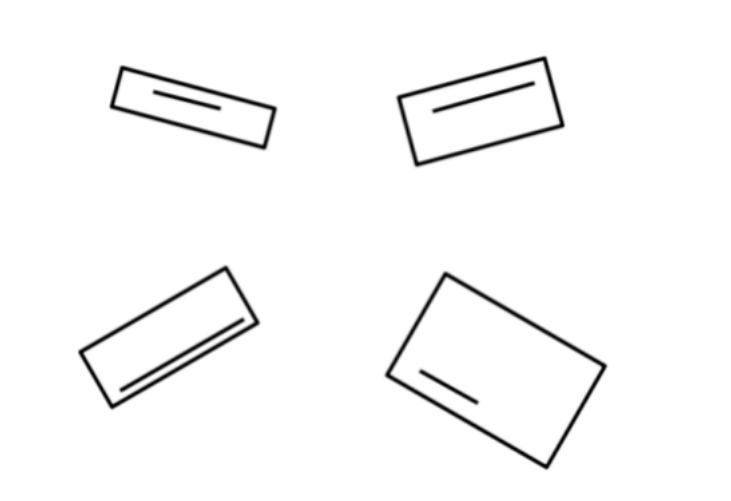
#> input picture Image/rectangles.png, 731 x 501 px
$ python reader.py
#> lines starting #> are read from the running program, lines starting #| are printed output that depends on the picture; after the words box and inside, x2 and y2 are one past the last pixel; in counts of white or black regions, pixels touching at a corner belong together
import cv2
import numpy as np

# Load your image (replace 'image_path.jpg' with your actual image path)
image = cv2.imread('Image/rectangles.png')
#> image is the input picture: shape (501, 731, 3); min 1, max 255, mean 248.6
gray = cv2.cvtColor(image, cv2.COLOR_BGR2GRAY)

# Detect edges using Canny
edges = cv2.Canny(gray, 50, 150)
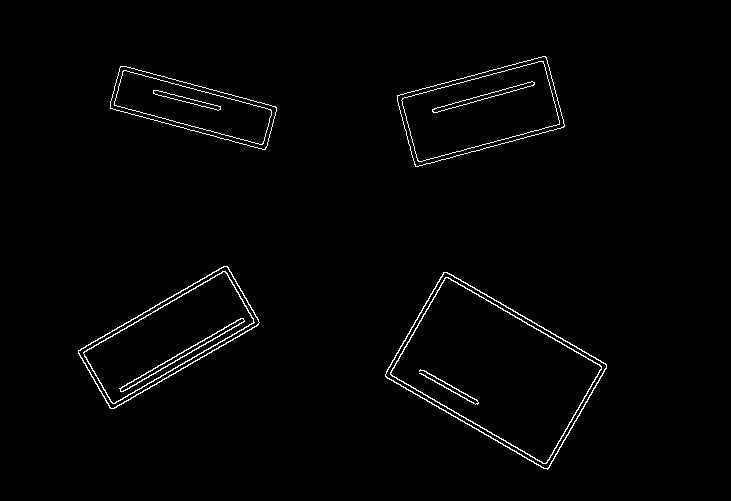
#> edges: shape (501, 731); 1.5% white in thin lines or dots, all inside (x1, y1, x2, y2) = (78, 56, 607, 470)

# Find contours (rectangles)
contours, _ = cv2.findContours(edges, cv2.RETR_EXTERNAL, cv2.CHAIN_APPROX_SIMPLE)
#> contours = 4 contours; box (x1, y1, x2, y2) and area: (385, 272, 607, 470) 22904, (78, 266, 260, 409) 11726, (397, 56, 565, 167) 11389, (110, 66, 277, 150) 7176

# Initialize a dictionary to store rectangle lengths and their corresponding approximated contours
rectangle_data = {}

for i, contour in enumerate(contours):
    # Approximate the contour to a polygon
    epsilon = 0.05 * cv2.arcLength(contour, True)
    approx = cv2.approxPolyDP(contour, epsilon, True)

    # Assuming each rectangle has only one line (adjust as needed)
    if len(approx) == 4:
        # Calculate line length (you can customize this part)
        p1, p2 = approx[0][0], approx[1][0]
        length = np.linalg.norm(p2 - p1)

        # Store the length and the approximated contour in the dictionary
        rectangle_data[i] = {'length': length, 'approx': approx}
#> this loop made 4 passes
#> (epsilon, approx, length) on passes 1 to 4: (32.95, [[443, 272], [385, 376], [547, 469], [606, 364]], 119.1), (25.48, [[227, 266], [78, 350], [110, 408], [258, 324]], 171), (21.88, [[120, 66], [110, 108], [265, 149], [275, 106]], 43.17), (24.3, [[546, 57], [397, 95], [415, 166], [563, 127]], 153.8)
#> after the loop, rectangle_data = 4 items

# Sort rectangles by length
sorted_rectangles = sorted(rectangle_data.keys(), key=lambda k: rectangle_data[k]['length'])
#> sorted_rectangles = [2, 0, 3, 1]

# Assign numbers and write them below the rectangles
for rect, number in enumerate(sorted_rectangles, start=1):
    # Safely get the approximated contour for the current rectangle
    approx = rectangle_data.get(rect, {}).get('approx')

    if approx is not None:
        # Get the center of the rectangle
        center_x = int((approx[0][0][0] + approx[2][0][0]) / 2)
        center_y = int((approx[0][0][1] + approx[2][0][1]) / 2)

        # Write the number below the image
        cv2.putText(image, str(number), (center_x, center_y + 20),
                    cv2.FONT_HERSHEY_SIMPLEX, 0.5, (255, 0, 0), 1, cv2.LINE_AA)
    else:
        print(f"No data found for rectangle {rect}")
#> this loop made 4 passes
#> (number, approx, center_x, center_y) on passes 1 to 3: (2, [[227, 266], [78, 350], [110, 408], [258, 324]], 168, 337), (0, [[120, 66], [110, 108], [265, 149], [275, 106]], 192, 107), (3, [[546, 57], [397, 95], [415, 166], [563, 127]], 480, 111)
#> number on pass 4: 1
#| No data found for rectangle 4
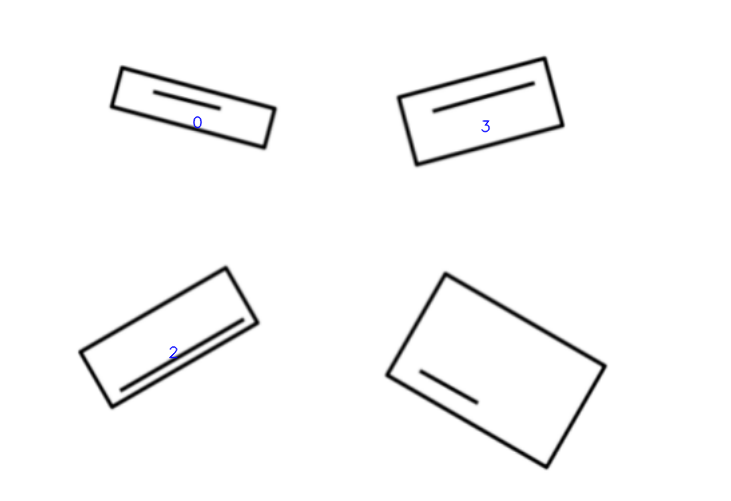
#> image: shape (501, 731, 3); 0.06% of pixels changed, all inside (x1, y1, x2, y2) = (168, 115, 491, 359)
# Show the image with numbers
cv2.imshow('Numbered Rectangles', image)
cv2.waitKey(0)
cv2.destroyAllWindows()
